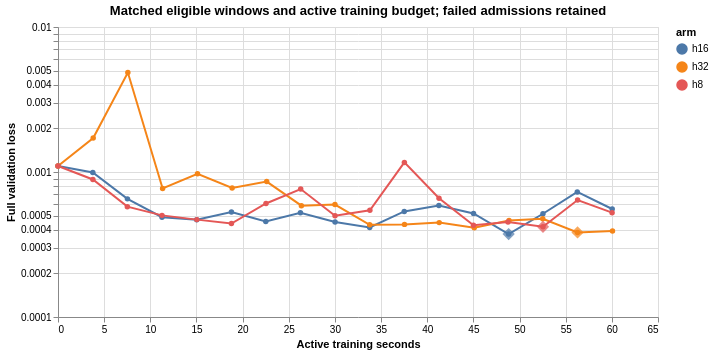

Vega-Lite specification stored for this chart:
### Vega-Lite specification from a JSON file in a GitHub repository (floating-point values rounded to 4 significant figures)
{"config": {"view": {"continuousWidth": 300, "continuousHeight": 300}}, "layer": [{"mark": {"type": "line", "point": true}, "encoding": {"color": {"field": "arm", "type": "nominal"}, "tooltip": [{"field": "arm", "type": "nominal"}, {"field": "work", "type": "quantitative"}, {"field": "validation_loss", "type": "quantitative"}], "x": {"field": "work", "title": "Active training seconds", "type": "quantitative"}, "y": {"field": "validation_loss", "scale": {"type": "log"}, "title": "Full validation loss", "type": "quantitative"}}, "title": "Matched eligible windows and active training budget; failed admissions retained"}, {"mark": {"type": "point", "filled": true, "shape": "diamond", "size": 150}, "encoding": {"color": {"field": "arm", "type": "nominal"}, "tooltip": [{"field": "arm", "type": "nominal"}, {"field": "work", "type": "quantitative"}, {"field": "validation_loss", "type": "quantitative"}], "x": {"field": "work", "title": "Active training seconds", "type": "quantitative"}, "y": {"field": "validation_loss", "scale": {"type": "log"}, "title": "Full validation loss", "type": "quantitative"}}, "title": "Matched eligible windows and active training budget; failed admissions retained", "transform": [{"filter": "datum.selected"}]}], "data": {"values": [{"arm": "h16", "work": 0.0, "validation_loss": 0.001101, "selected": false}, {"arm": "h16", "work": 3.772, "validation_loss": 0.0009914, "selected": false}, {"arm": "h16", "work": 7.521, "validation_loss": 0.0006527, "selected": false}, {"arm": "h16", "work": 11.27, "validation_loss": 0.000488, "selected": false}, {"arm": "h16", "work": 15.03, "validation_loss": 0.0004685, "selected": false}, {"arm": "h16", "work": 18.79, "validation_loss": 0.0005297, "selected": false}, {"arm": "h16", "work": 22.51, "validation_loss": 0.0004556, "selected": false}, {"arm": "h16", "work": 26.26, "validation_loss": 0.000523, "selected": false}, {"arm": "h16", "work": 30.02, "validation_loss": 0.0004525, "selected": false}, {"arm": "h16", "work": 33.77, "validation_loss": 0.0004149, "selected": false}, {"arm": "h16", "work": 37.51, "validation_loss": 0.0005348, "selected": false}, {"arm": "h16", "work": 41.26, "validation_loss": 0.0005884, "selected": false}, {"arm": "h16", "work": 45.01, "validation_loss": 0.0005176, "selected": false}, {"arm": "h16", "work": 48.82, "validation_loss": 0.0003735, "selected": true}, {"arm": "h16", "work": 52.54, "validation_loss": 0.0005152, "selected": false}, {"arm": "h16", "work": 56.25, "validation_loss": 0.0007289, "selected": false}, {"arm": "h16", "work": 60.04, "validation_loss": 0.0005558, "selected": false}, {"arm": "h32", "work": 0.0, "validation_loss": 0.001101, "selected": false}, {"arm": "h32", "work": 3.813, "validation_loss": 0.001716, "selected": false}, {"arm": "h32", "work": 7.568, "validation_loss": 0.004849, "selected": false}, {"arm": "h32", "work": 11.33, "validation_loss": 0.0007704, "selected": false}, {"arm": "h32", "work": 15.11, "validation_loss": 0.0009715, "selected": false}, {"arm": "h32", "work": 18.86, "validation_loss": 0.0007763, "selected": false}, {"arm": "h32", "work": 22.61, "validation_loss": 0.0008589, "selected": false}, {"arm": "h32", "work": 26.37, "validation_loss": 0.0005856, "selected": false}, {"arm": "h32", "work": 30.0, "validation_loss": 0.0005963, "selected": false}, {"arm": "h32", "work": 33.76, "validation_loss": 0.0004327, "selected": false}, {"arm": "h32", "work": 37.54, "validation_loss": 0.0004353, "selected": false}, {"arm": "h32", "work": 41.3, "validation_loss": 0.0004476, "selected": false}, {"arm": "h32", "work": 45.09, "validation_loss": 0.0004128, "selected": false}, {"arm": "h32", "work": 48.86, "validation_loss": 0.0004631, "selected": false}, {"arm": "h32", "work": 52.51, "validation_loss": 0.0004761, "selected": false}, {"arm": "h32", "work": 56.28, "validation_loss": 0.0003827, "selected": true}, {"arm": "h32", "work": 60.07, "validation_loss": 0.0003915, "selected": false}, {"arm": "h8", "work": 0.0, "validation_loss": 0.001101, "selected": false}, {"arm": "h8", "work": 3.779, "validation_loss": 0.0008883, "selected": false}, {"arm": "h8", "work": 7.513, "validation_loss": 0.0005769, "selected": false}, {"arm": "h8", "work": 11.27, "validation_loss": 0.0005022, "selected": false}, {"arm": "h8", "work": 15.04, "validation_loss": 0.0004694, "selected": false}, {"arm": "h8", "work": 18.79, "validation_loss": 0.0004411, "selected": false}, {"arm": "h8", "work": 22.53, "validation_loss": 0.0006067, "selected": false}, {"arm": "h8", "work": 26.29, "validation_loss": 0.0007628, "selected": false}, {"arm": "h8", "work": 30.01, "validation_loss": 0.0004993, "selected": false}, {"arm": "h8", "work": 33.79, "validation_loss": 0.000545, "selected": false}, {"arm": "h8", "work": 37.52, "validation_loss": 0.001165, "selected": false}, {"arm": "h8", "work": 41.28, "validation_loss": 0.0006594, "selected": false}, {"arm": "h8", "work": 45.01, "validation_loss": 0.0004295, "selected": false}, {"arm": "h8", "work": 48.75, "validation_loss": 0.0004528, "selected": false}, {"arm": "h8", "work": 52.54, "validation_loss": 0.0004189, "selected": true}, {"arm": "h8", "work": 56.29, "validation_loss": 0.0006404, "selected": false}, {"arm": "h8", "work": 60.03, "validation_loss": 0.0005241, "selected": false}]}, "height": 290, "width": 600, "$schema": "https://vega.github.io/schema/vega-lite/v6.4.1.json"}
